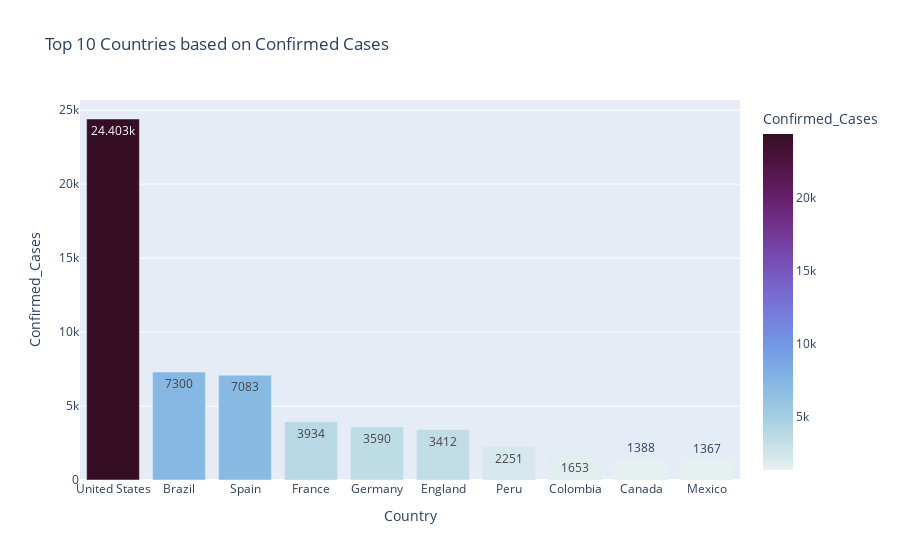
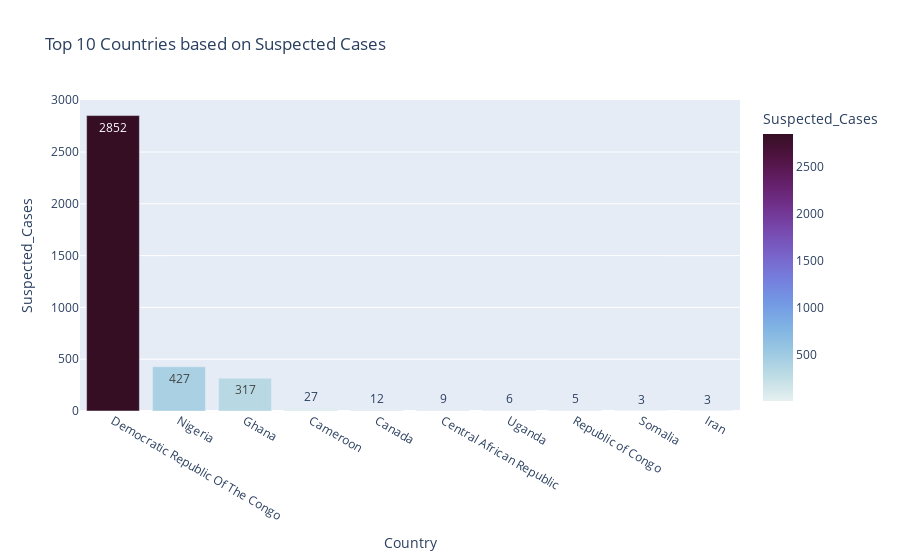
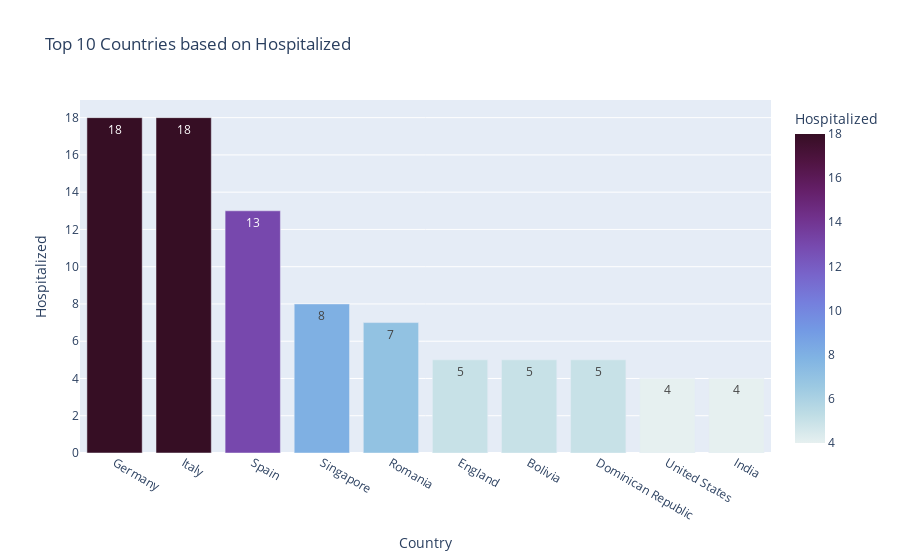

Notebook code cell kept with these figures, in order:
### Code cell
top_plots(col='Confirmed_Cases')
top_plots(col='Suspected_Cases')
top_plots(col='Hospitalized')

### Figure 1 — Plotly figure (JSON) as saved in the notebook; plotly's stock layout.template omitted (floating-point values rounded to 4 significant figures)
{"data": [{"alignmentgroup": "True", "hovertemplate": "Country=%{x}<br>Confirmed_Cases=%{marker.color}<extra></extra>", "legendgroup": "", "marker": {"color": [24403, 7300, 7083, 3934, 3590, 3412, 2251, 1653, 1388, 1367], "coloraxis": "coloraxis", "pattern": {"shape": ""}}, "name": "", "offsetgroup": "", "orientation": "v", "showlegend": false, "textposition": "auto", "texttemplate": "%{y}", "type": "bar", "x": ["United States", "Brazil", "Spain", "France", "Germany", "England", "Peru", "Colombia", "Canada", "Mexico"], "xaxis": "x", "y": [24403, 7300, 7083, 3934, 3590, 3412, 2251, 1653, 1388, 1367], "yaxis": "y"}], "layout": {"barmode": "relative", "coloraxis": {"colorbar": {"title": {"text": "Confirmed_Cases"}}, "colorscale": [[0, "rgb(230, 240, 240)"], [0.09091, "rgb(191, 221, 229)"], [0.1818, "rgb(156, 201, 226)"], [0.2727, "rgb(129, 180, 227)"], [0.3636, "rgb(115, 154, 228)"], [0.4545, "rgb(117, 127, 221)"], [0.5455, "rgb(120, 100, 202)"], [0.6364, "rgb(119, 74, 175)"], [0.7273, "rgb(113, 50, 141)"], [0.8182, "rgb(100, 31, 104)"], [0.9091, "rgb(80, 20, 66)"], [1, "rgb(54, 14, 36)"]]}, "legend": {"tracegroupgap": 0}, "title": {"text": "Top 10 Countries based on Confirmed Cases"}, "xaxis": {"anchor": "y", "domain": [0, 1], "title": {"text": "Country"}}, "yaxis": {"anchor": "x", "domain": [0, 1], "title": {"text": "Confirmed_Cases"}}}}

### Figure 2 — Plotly figure (JSON) as saved in the notebook; plotly's stock layout.template omitted (floating-point values rounded to 4 significant figures)
{"data": [{"alignmentgroup": "True", "hovertemplate": "Country=%{x}<br>Suspected_Cases=%{marker.color}<extra></extra>", "legendgroup": "", "marker": {"color": [2852, 427, 317, 27, 12, 9, 6, 5, 3, 3], "coloraxis": "coloraxis", "pattern": {"shape": ""}}, "name": "", "offsetgroup": "", "orientation": "v", "showlegend": false, "textposition": "auto", "texttemplate": "%{y}", "type": "bar", "x": ["Democratic Republic Of The Congo", "Nigeria", "Ghana", "Cameroon", "Canada", "Central African Republic", "Uganda", "Republic of Congo", "Somalia", "Iran"], "xaxis": "x", "y": [2852, 427, 317, 27, 12, 9, 6, 5, 3, 3], "yaxis": "y"}], "layout": {"barmode": "relative", "coloraxis": {"colorbar": {"title": {"text": "Suspected_Cases"}}, "colorscale": [[0, "rgb(230, 240, 240)"], [0.09091, "rgb(191, 221, 229)"], [0.1818, "rgb(156, 201, 226)"], [0.2727, "rgb(129, 180, 227)"], [0.3636, "rgb(115, 154, 228)"], [0.4545, "rgb(117, 127, 221)"], [0.5455, "rgb(120, 100, 202)"], [0.6364, "rgb(119, 74, 175)"], [0.7273, "rgb(113, 50, 141)"], [0.8182, "rgb(100, 31, 104)"], [0.9091, "rgb(80, 20, 66)"], [1, "rgb(54, 14, 36)"]]}, "legend": {"tracegroupgap": 0}, "title": {"text": "Top 10 Countries based on Suspected Cases"}, "xaxis": {"anchor": "y", "domain": [0, 1], "title": {"text": "Country"}}, "yaxis": {"anchor": "x", "domain": [0, 1], "title": {"text": "Suspected_Cases"}}}}

### Figure 3 — Plotly figure (JSON) as saved in the notebook; plotly's stock layout.template omitted (floating-point values rounded to 4 significant figures)
{"data": [{"alignmentgroup": "True", "hovertemplate": "Country=%{x}<br>Hospitalized=%{marker.color}<extra></extra>", "legendgroup": "", "marker": {"color": [18, 18, 13, 8, 7, 5, 5, 5, 4, 4], "coloraxis": "coloraxis", "pattern": {"shape": ""}}, "name": "", "offsetgroup": "", "orientation": "v", "showlegend": false, "textposition": "auto", "texttemplate": "%{y}", "type": "bar", "x": ["Germany", "Italy", "Spain", "Singapore", "Romania", "England", "Bolivia", "Dominican Republic", "United States", "India"], "xaxis": "x", "y": [18, 18, 13, 8, 7, 5, 5, 5, 4, 4], "yaxis": "y"}], "layout": {"barmode": "relative", "coloraxis": {"colorbar": {"title": {"text": "Hospitalized"}}, "colorscale": [[0, "rgb(230, 240, 240)"], [0.09091, "rgb(191, 221, 229)"], [0.1818, "rgb(156, 201, 226)"], [0.2727, "rgb(129, 180, 227)"], [0.3636, "rgb(115, 154, 228)"], [0.4545, "rgb(117, 127, 221)"], [0.5455, "rgb(120, 100, 202)"], [0.6364, "rgb(119, 74, 175)"], [0.7273, "rgb(113, 50, 141)"], [0.8182, "rgb(100, 31, 104)"], [0.9091, "rgb(80, 20, 66)"], [1, "rgb(54, 14, 36)"]]}, "legend": {"tracegroupgap": 0}, "title": {"text": "Top 10 Countries based on Hospitalized"}, "xaxis": {"anchor": "y", "domain": [0, 1], "title": {"text": "Country"}}, "yaxis": {"anchor": "x", "domain": [0, 1], "title": {"text": "Hospitalized"}}}}
